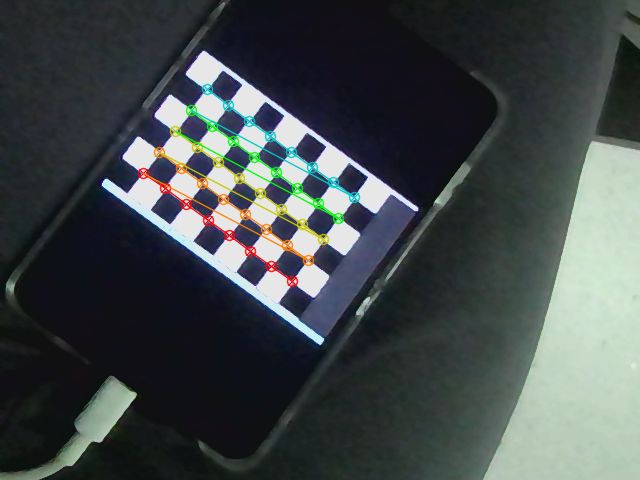
#> input picture q2_calib/reproduced_calibration/corners/09.png, 640 x 480 px
$ python undistort_image.py
#> lines starting #> are read from the running program, lines starting #| are printed output that depends on the picture; after the words box and inside, x2 and y2 are one past the last pixel; in counts of white or black regions, pixels touching at a corner belong together
"""Undistort a 640x480 image using the measured USB camera calibration."""
import argparse
from pathlib import Path

import cv2
import numpy as np


def save_image(path, image):
    ok, encoded = cv2.imencode('.png', image)
    if not ok:
        raise RuntimeError('Image encoding failed')
    encoded.tofile(str(path))


def main():
    parser = argparse.ArgumentParser(description=__doc__)
    parser.add_argument('--image', type=Path, default=Path(__file__).resolve().parent/'calibration_runs'/'20261016_192448_766416'/'images'/'09.png')
    args = parser.parse_args()
    original = cv2.imdecode(np.fromfile(str(args.image), dtype=np.uint8), cv2.IMREAD_COLOR)
#> original is the input picture: shape (480, 640, 3); mean B, G, R 75.1, 74.3, 67.4
    if original is None:
        raise RuntimeError('Cannot read image: ' + str(args.image))
    if original.shape[:2] != (480, 640):
        raise ValueError('This calibration requires an original 640x480 image.')
    matrix = np.array([[679.84939735, 0, 313.56512996],
                       [0, 679.9170018, 239.37191511],
                       [0, 0, 1]], dtype=np.float64)
    distortion = np.array([0.152834055, 0.185954830, 0.00324167352,
                           -0.00191224742, -3.70450216], dtype=np.float64)
    corrected = cv2.undistort(original, matrix, distortion, None, matrix)
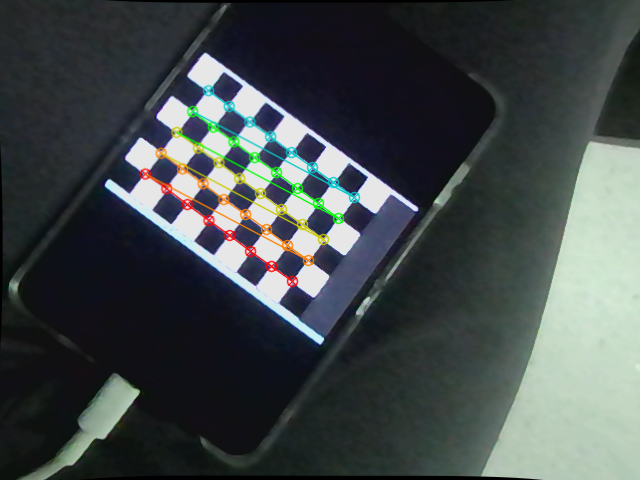
#> corrected: shape (480, 640, 3); mean B, G, R 74.9, 74.3, 67.3
    comparison = np.full((536, 1292, 3), 245, dtype=np.uint8)
    comparison[48:528, :640] = original
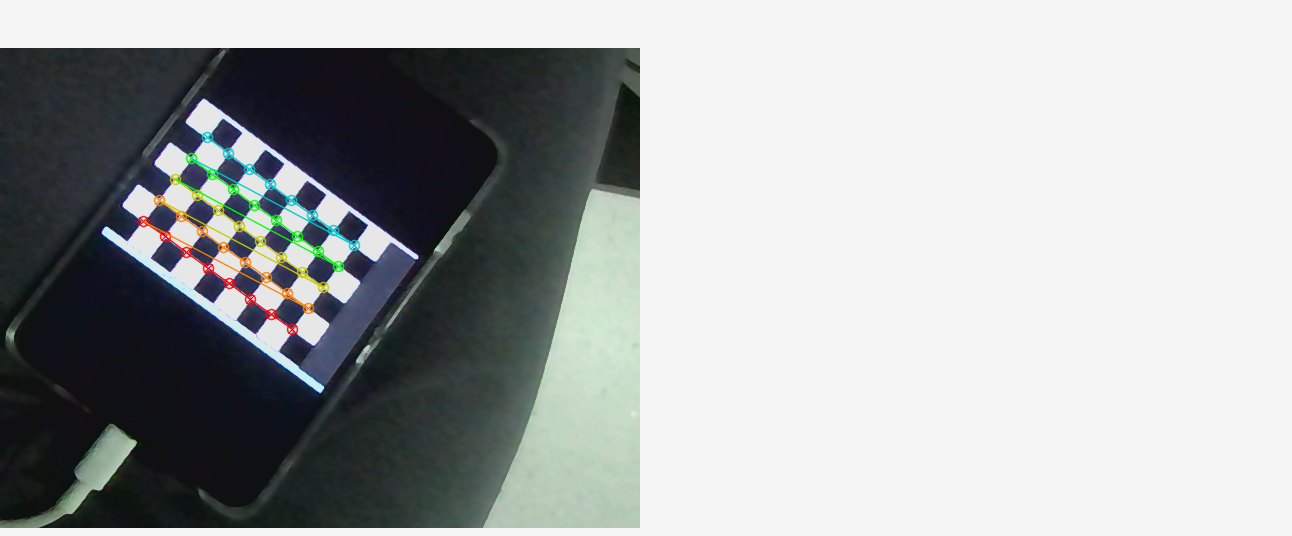
#> comparison: shape (536, 1292, 3); mean B, G, R 169.6, 169.3, 166.2
    comparison[48:528, 652:] = corrected
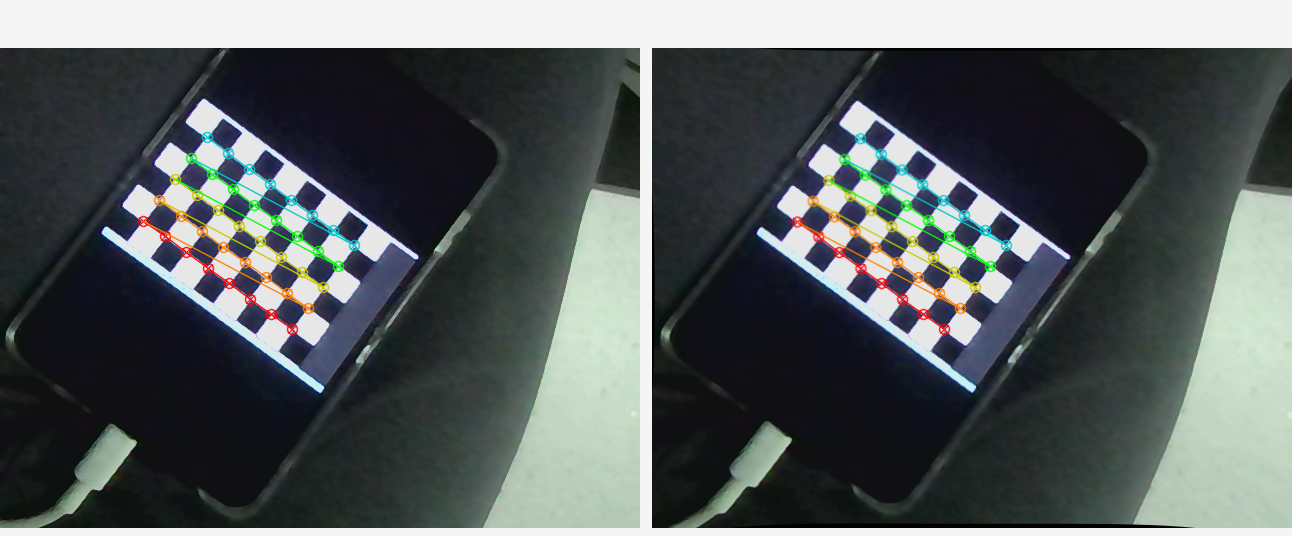
#> comparison: shape (536, 1292, 3); mean B, G, R 94.2, 93.6, 87.4
    for title, x in [('Before: original', 15), ('After: undistorted', 667)]:
        cv2.putText(comparison, title, (x, 31), cv2.FONT_HERSHEY_SIMPLEX,
                    0.7, (30, 30, 30), 2, cv2.LINE_AA)
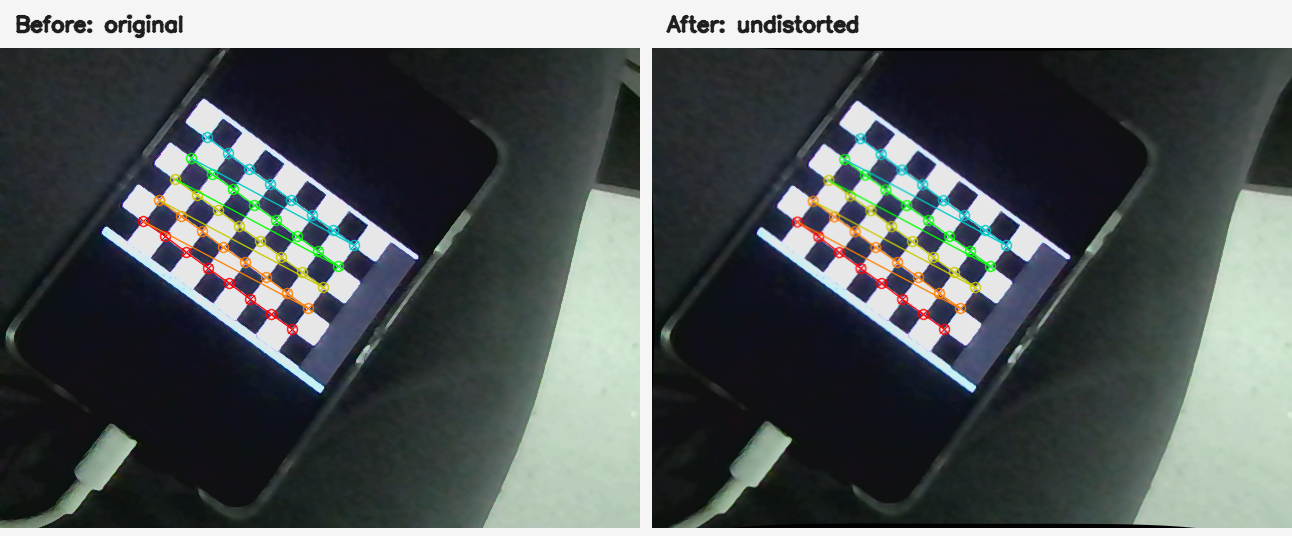
#> comparison: shape (536, 1292, 3); 0.64% of pixels changed, all inside (x1, y1, x2, y2) = (15, 14, 860, 39)
    output = Path(__file__).resolve().parent / 'undistort_results'
    output.mkdir(exist_ok=True)
    corrected_path = output / (args.image.stem + '_undistorted.png')
    comparison_path = output / (args.image.stem + '_comparison.png')
    save_image(corrected_path, corrected)
    save_image(comparison_path, comparison)
    print('Saved:', corrected_path)
    print('Saved:', comparison_path)


if __name__ == '__main__':
    main()

$ run again, with q2_calib/reproduced_calibration/corners/01.png copied over q2_calib/reproduced_calibration/corners/09.png
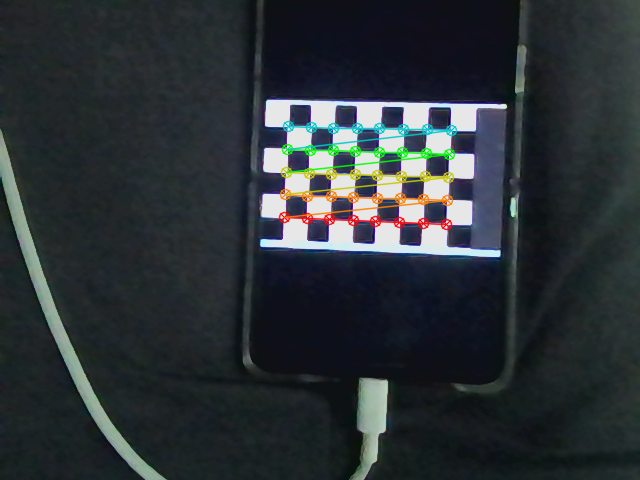
#> input picture q2_calib/reproduced_calibration/corners/01.png, 640 x 480 px
#> in main, original is the input picture: shape (480, 640, 3); mean B, G, R 54.7, 51.1, 44.7
#> in main, `comparison[48:528, :640] = original`:
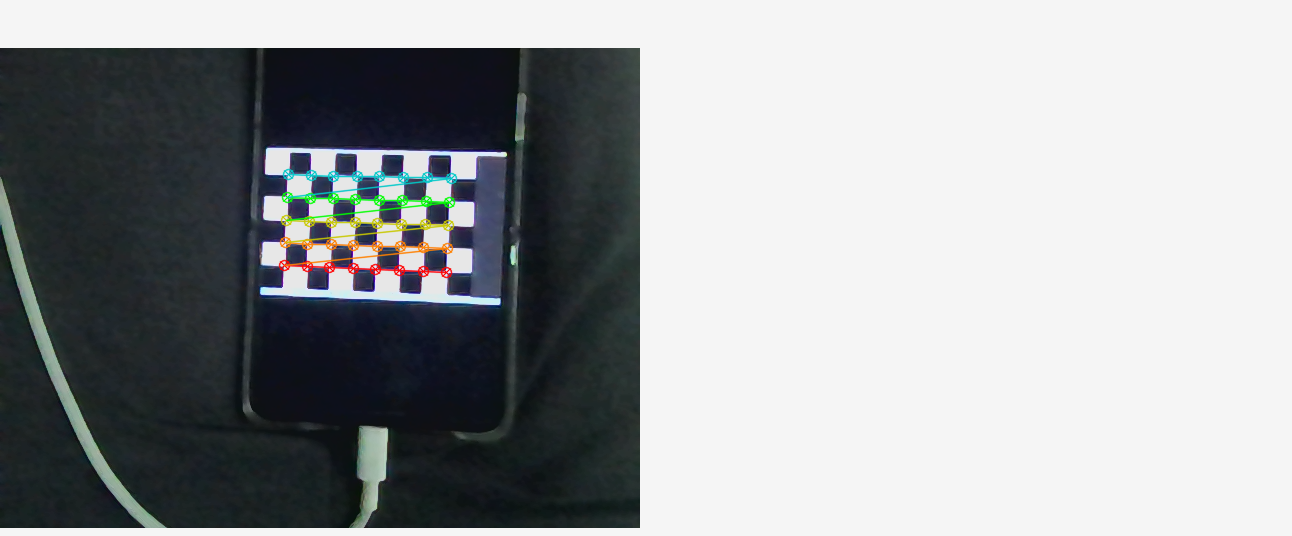
#> comparison: shape (536, 1292, 3); mean B, G, R 160.6, 159, 156.1
#> after the loop in main, `for title, x in [('Before: original', 15), ('After: undistorted', 667)]:`:
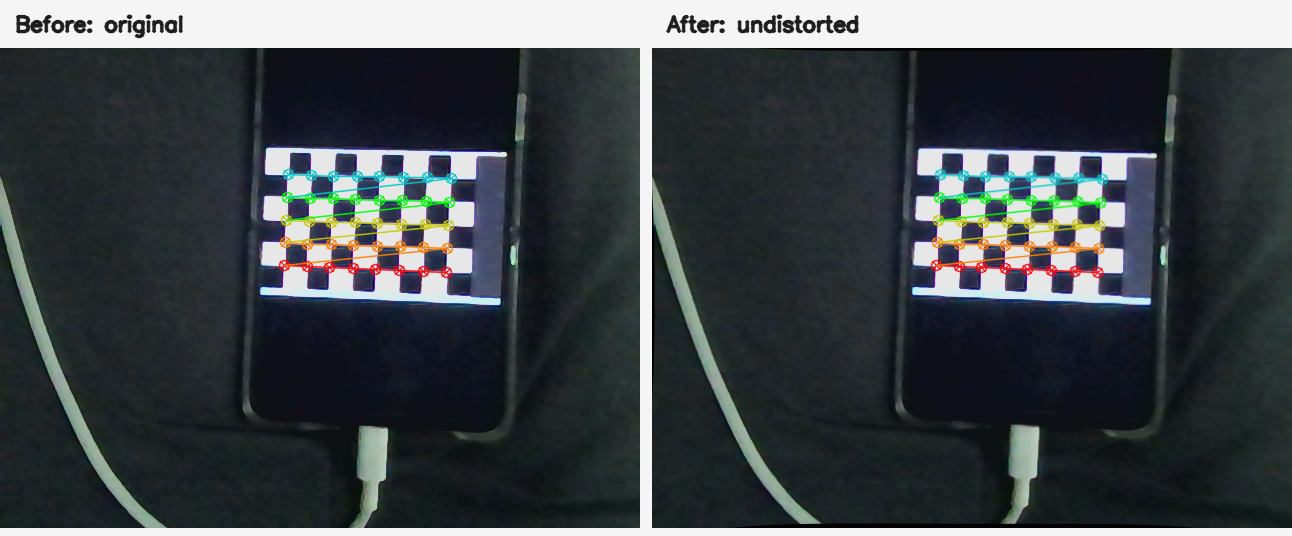
#> comparison: shape (536, 1292, 3); mean B, G, R 74.9, 71.8, 66.1

$ run again, with q2_calib/reproduced_calibration/corners/02.png copied over q2_calib/reproduced_calibration/corners/09.png
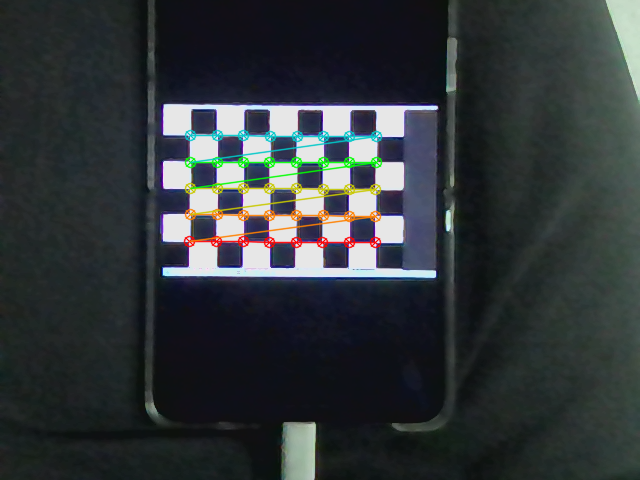
#> input picture q2_calib/reproduced_calibration/corners/02.png, 640 x 480 px
#> in main, original is the input picture: shape (480, 640, 3); mean B, G, R 58.5, 56, 50.4
#> in main, `comparison[48:528, :640] = original`:
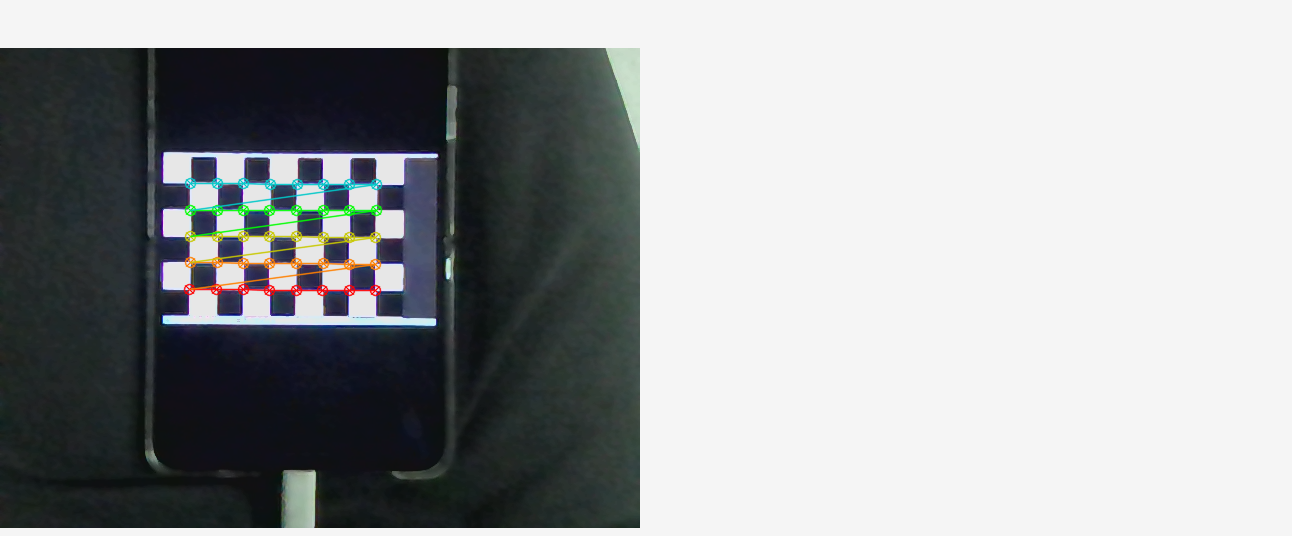
#> comparison: shape (536, 1292, 3); mean B, G, R 162.3, 161.2, 158.7
#> after the loop in main, `for title, x in [('Before: original', 15), ('After: undistorted', 667)]:`:
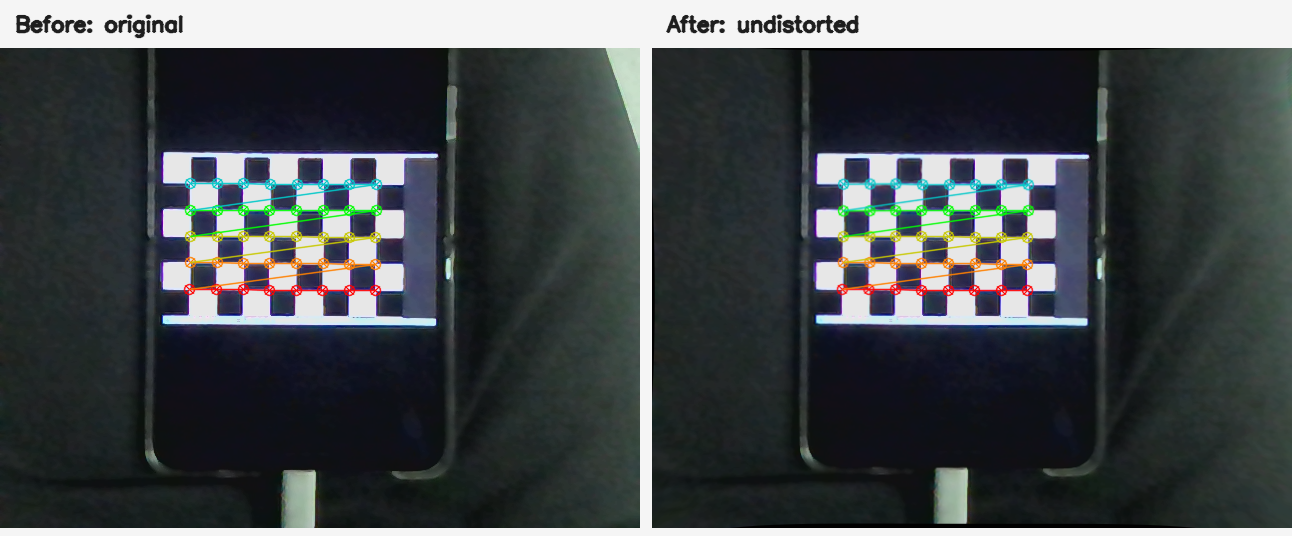
#> comparison: shape (536, 1292, 3); mean B, G, R 78.1, 75.9, 70.9

$ run again, with q2_calib/reproduced_calibration/corners/03.png copied over q2_calib/reproduced_calibration/corners/09.png
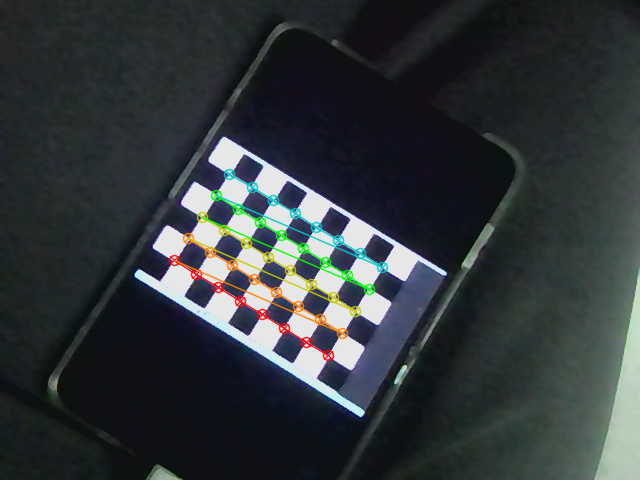
#> input picture q2_calib/reproduced_calibration/corners/03.png, 640 x 480 px
#> in main, original is the input picture: shape (480, 640, 3); mean B, G, R 58.5, 55.8, 50.3
#> in main, `comparison[48:528, :640] = original`:
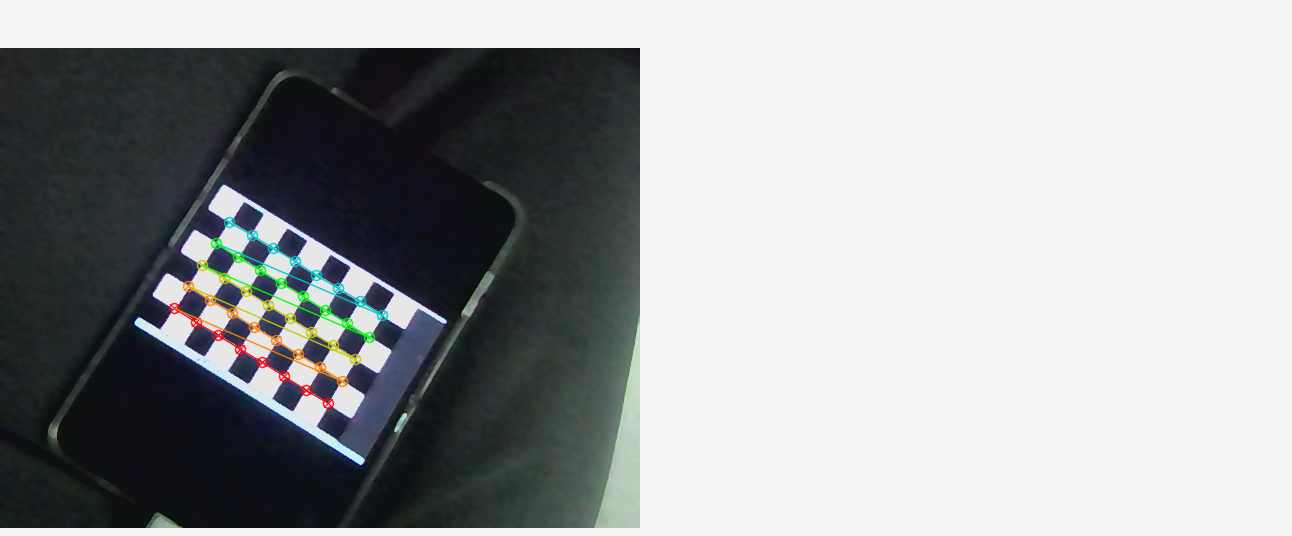
#> comparison: shape (536, 1292, 3); mean B, G, R 162.3, 161.1, 158.6
#> after the loop in main, `for title, x in [('Before: original', 15), ('After: undistorted', 667)]:`:
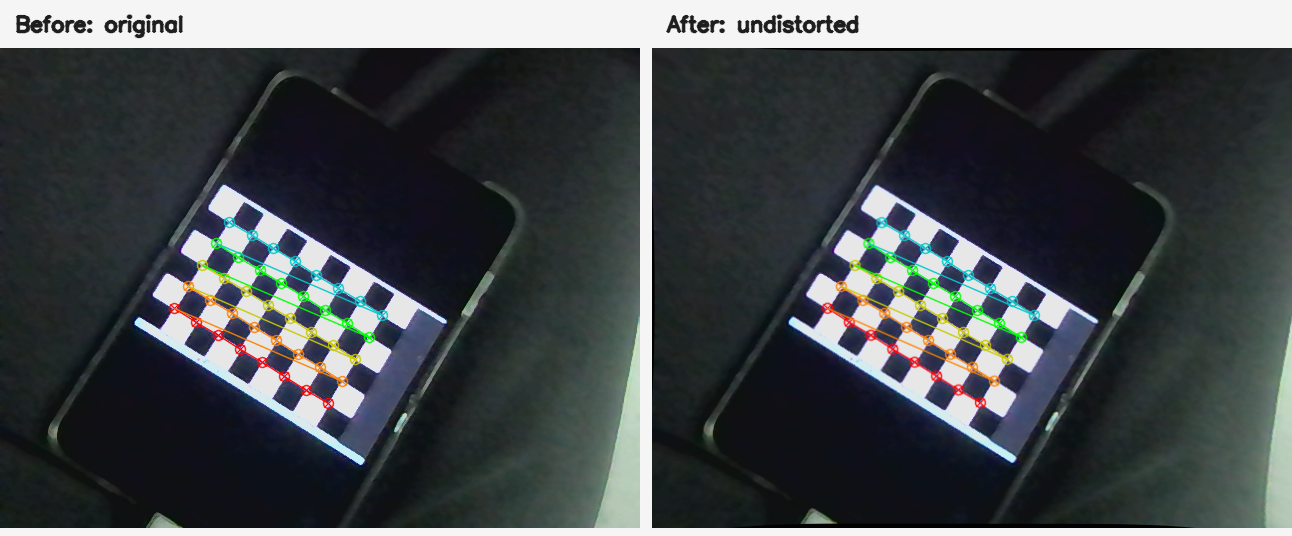
#> comparison: shape (536, 1292, 3); mean B, G, R 78.3, 75.9, 71
